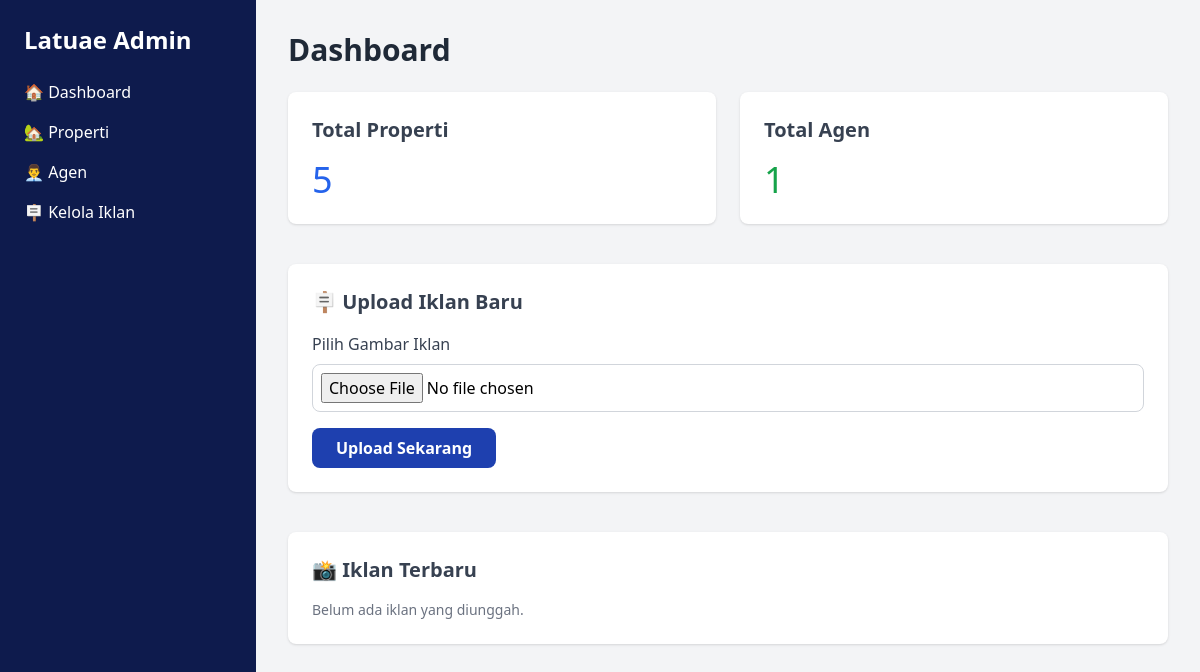
Page /admin/index.php on the earlier database version.
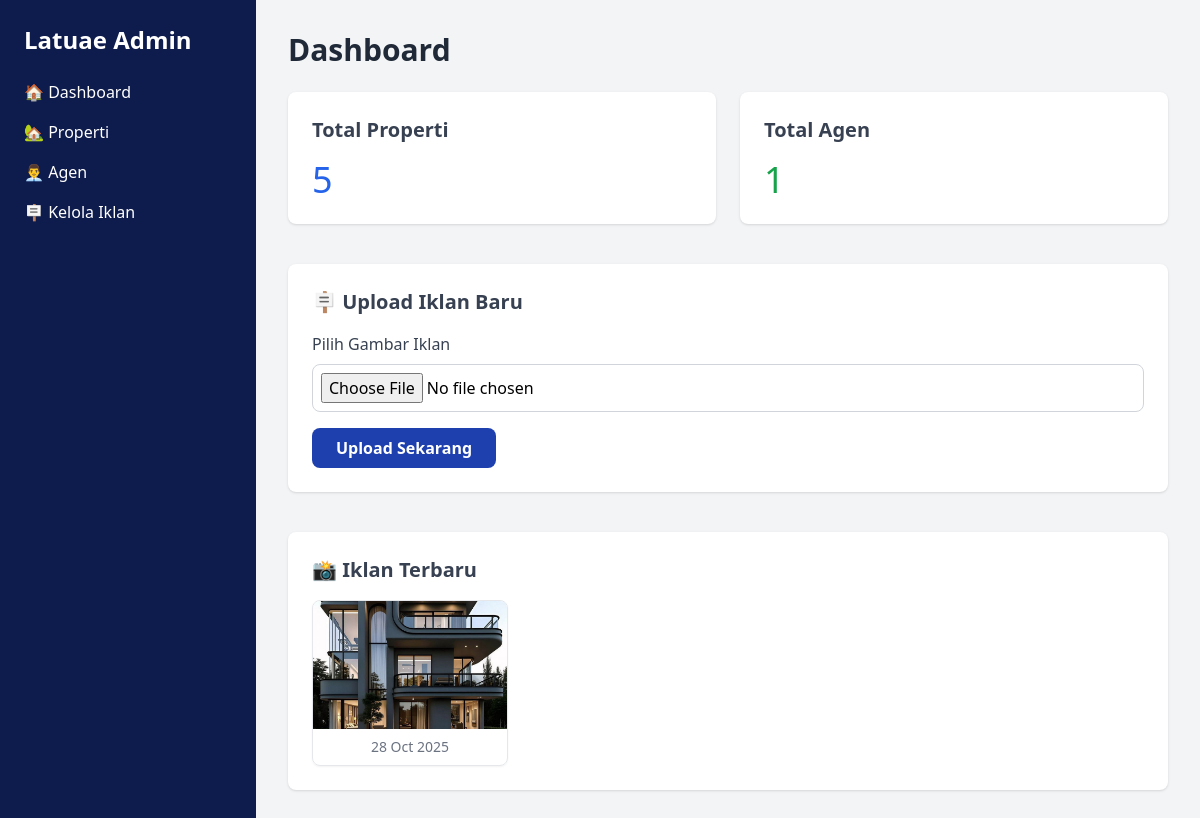
Same page on the later database version.
### tables this page shows
CREATE TABLE `iklan` (
  `id` int(11) NOT NULL,
  `image_path` varchar(255) NOT NULL,
  `uploaded_at` datetime DEFAULT current_timestamp()
);

### admin/index.php (the view, shortened to what this page needs)
<?php
require_once $_SERVER['DOCUMENT_ROOT'] . '/LatuaGroup/includes/db_connect.php';
$total_properties = $pdo->query("SELECT COUNT(*) FROM properties")->fetchColumn();
$total_agents = $pdo->query("SELECT COUNT(*) FROM agents")->fetchColumn();
$iklans = $pdo->query("SELECT * FROM iklan ORDER BY uploaded_at DESC LIMIT 5")->fetchAll(PDO::FETCH_ASSOC);
?>
<!DOCTYPE html>
<html lang="id">
<head>
  <script src="https://cdn.tailwindcss.com"></script>
</head>
<body class="bg-gray-100 font-sans">
  <div class="min-h-screen flex">
    <aside class="w-64 bg-[#0E1B4D] text-white p-6 space-y-6">
      <h1 class="text-2xl font-bold">Latuae Admin</h1>
      <nav class="space-y-4">
        <a href="index.php" class="block hover:text-gray-300">🏠 Dashboard</a>
        <a href="properties.php" class="block hover:text-gray-300">🏡 Properti</a>
        <a href="agents.php" class="block hover:text-gray-300">👨‍💼 Agen</a>
        <a href="upload_iklan.php" class="block hover:text-gray-300">🪧 Kelola Iklan</a>
      </nav>
    </aside>
    <main class="flex-1 p-8">
      <h2 class="text-3xl font-semibold text-gray-800 mb-6">Dashboard</h2>
      <div class="grid grid-cols-1 md:grid-cols-2 gap-6 mb-10">
        <div class="bg-white rounded-lg shadow p-6">
          <h3 class="text-xl font-bold text-gray-700">Total Properti</h3>
          <p class="text-4xl mt-4 text-blue-600"><?= $total_properties ?></p>
        </div>
        <div class="bg-white rounded-lg shadow p-6">
          <h3 class="text-xl font-bold text-gray-700">Total Agen</h3>
          <p class="text-4xl mt-4 text-green-600"><?= $total_agents ?></p>
        </div>
      </div>
      <div class="bg-white rounded-lg shadow p-6 mb-10">
        <h3 class="text-xl font-bold text-gray-700 mb-4">🪧 Upload Iklan Baru</h3>
        <form action="upload_iklan.php" method="POST" enctype="multipart/form-data" class="space-y-4">
          <div>
            <label class="block text-gray-700 mb-2 font-medium">Pilih Gambar Iklan</label>
            <input type="file" name="image" accept="image/*" required
                   class="block w-full border border-gray-300 rounded-lg p-2 focus:ring focus:ring-blue-300">
          </div>
          <button type="submit"
                  class="bg-blue-800 hover:bg-blue-900 text-white px-6 py-2 rounded-lg font-semibold transition">
            Upload Sekarang
          </button>
        </form>
      </div>
      <div class="bg-white rounded-lg shadow p-6">
        <h3 class="text-xl font-bold text-gray-700 mb-4">📸 Iklan Terbaru</h3>
        <?php if (count($iklans) > 0): ?>
          <div class="grid grid-cols-2 md:grid-cols-4 gap-4">
            <?php foreach ($iklans as $iklan): ?>
              <div class="border rounded-lg overflow-hidden shadow-sm">
                <img src="/LatuaGroup/uploads/iklan/<?= htmlspecialchars($iklan['image_path']) ?>"
                     alt="Iklan" class="w-full h-32 object-cover">
                <div class="p-2 text-sm text-gray-500 text-center">
                  <?= date('d M Y', strtotime($iklan['uploaded_at'])) ?>
                </div>
              </div>
            <?php endforeach; ?>
          </div>
        <?php else: ?>
          <p class="text-gray-500 text-sm">Belum ada iklan yang diunggah.</p>
        <?php endif; ?>
      </div>
    </main>
  </div>
</body>
</html>

Differences in the rows shown:
added iklan: image_path (picture), uploaded_at "28 Oct 2025"
Other differences:
text no longer shown: "Belum ada iklan yang diunggah."
